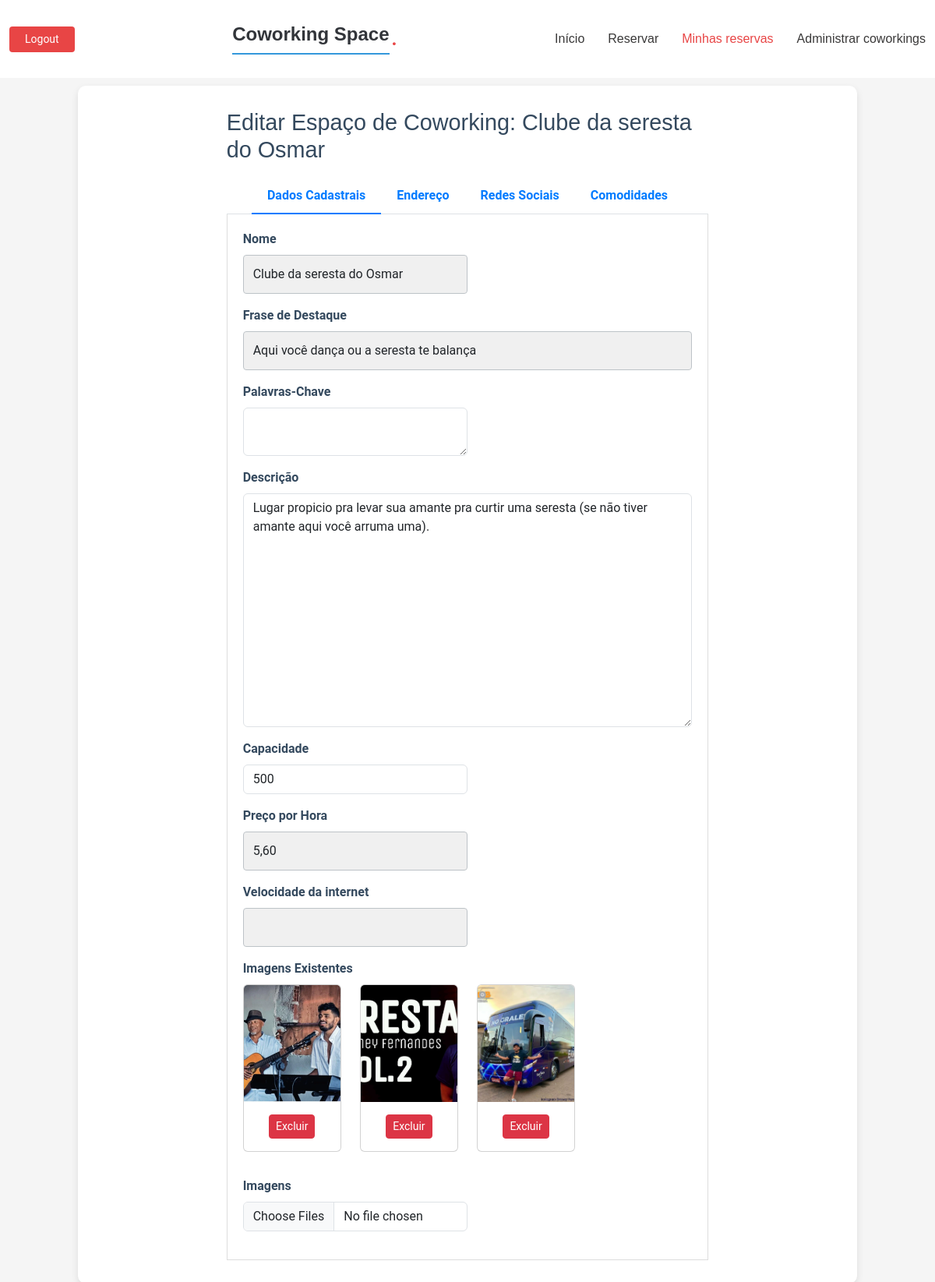
Screenshot of /espaco/5/editar/ (signed in) with the database file from the repository.
### reservas/models.py (models this page shows, shortened)
class EspacoCoworking(models.Model):
    nome = models.CharField(max_length=100)
    endereco = models.CharField(max_length=200)
    frase_destaque = models.CharField(max_length=100, blank=True, null=True)
    descricao = models.TextField(blank=True, null=True)
    capacidade = models.IntegerField()
    preco_por_hora = models.DecimalField(max_digits=10, decimal_places=2)
    latitude = models.FloatField(default=0)
    longitude = models.FloatField(default=0)
    prioridade = models.IntegerField(default=0, blank=True, null=True)
    palavras_chave = models.TextField(blank=True, null=True, help_text='Separado por -')
    instagram = models.URLField(max_length=255, blank=True, null=True)
    facebook = models.URLField(max_length=255, blank=True, null=True)
    linkedin = models.URLField(max_length=255, blank=True, null=True)
    nome_espaco = models.CharField(max_length=255, blank=True, null=True)
    razao_social = models.CharField(max_length=255, blank=True, null=True)
    cep = models.CharField(max_length=20, blank=True, null=True)
    pais = models.CharField(max_length=100, blank=True, null=True)
    uf = models.CharField(max_length=2, blank=True, null=True)
    cidade = models.CharField(max_length=100, blank=True, null=True)
    bairro = models.CharField(max_length=100, blank=True, null=True)
    logradouro = models.CharField(max_length=255, blank=True, null=True)
    numero = models.CharField(max_length=10, blank=True, null=True)
    complemento = models.CharField(max_length=255, blank=True, null=True)
    logo = models.ImageField(upload_to='logos/', blank=True, null=True)
    foto_horizontal = models.ImageField(upload_to='fotos_espaco/', blank=True, null=True)
    nome_proprietario = models.CharField(max_length=255, blank=True, null=True)
    email_proprietario = models.EmailField(blank=True, null=True)
    telefone_proprietario = models.CharField(max_length=20, blank=True, null=True)
    nome_gerente = models.CharField(max_length=255, blank=True, null=True)
    email_gerente = models.EmailField(blank=True, null=True)
    telefone_gerente = models.CharField(max_length=20, blank=True, null=True)
    titular_conta = models.CharField(max_length=255, blank=True, null=True)
    banco = models.CharField(max_length=100, blank=True, null=True)
    agencia = models.CharField(max_length=20, blank=True, null=True)
    conta = models.CharField(max_length=20, blank=True, null=True)
    tipo_conta = models.CharField(max_length=50, blank=True, null=True)
    tipo_pix = models.CharField(max_length=50, blank=True, null=True)
    pix = models.CharField(max_length=100, blank=True, null=True)
    cafe = models.BooleanField(default=False)
    cha = models.BooleanField(default=False)
    massagem = models.BooleanField(default=False)
    outros_diferenciais = models.CharField(max_length=255, blank=True, null=True)
    wifi = models.BooleanField(default=False)
    acessibilidade = models.BooleanField(default=False)
    acesso24h = models.BooleanField(default=False)
    playground_kids = models.BooleanField(default=False)
    ar_condicionado = models.BooleanField(default=False)
    area_alimentacao = models.BooleanField(default=False)
    biblioteca = models.BooleanField(default=False)
    cabine_call = models.BooleanField(default=False)
    cozinha = models.BooleanField(default=False)
    espaco_pet = models.BooleanField(default=False)
    espaco_convivencia = models.BooleanField(default=False)
    lounge = models.BooleanField(default=False)
    galeria_arte = models.BooleanField(default=False)
    geladeira = models.BooleanField(default=False)
    gerador_eletricidade = models.BooleanField(default=False)
    jardim = models.BooleanField(default=False)
    quadro_branco = models.BooleanField(default=False)
    recepcao = models.BooleanField(default=False)
    sala_descompressao = models.BooleanField(default=False)
    sala_jogos = models.BooleanField(default=False)
    varanda = models.BooleanField(default=False)
    vestuario = models.BooleanField(default=False)
    velocidade_internet = models.CharField(max_length=50, blank=True, null=True)
    auditorio = models.BooleanField(default=False)
    cafeteria = models.BooleanField(default=False)
    coliving = models.BooleanField(default=False)
    espaco_eventos = models.BooleanField(default=False)
    estudio_gravacao = models.BooleanField(default=False)
    restaurante = models.BooleanField(default=False)
    fotos_area_comum = models.ImageField(upload_to='fotos_areas_comuns/', blank=True, null=True)
    fotos_area_compartilhada = models.ImageField(upload_to='fotos_areas_compartilhadas/', blank=True, null=True)
    fotos_salas_privativas = models.ImageField(upload_to='fotos_salas_privativas/', blank=True, null=True)
    outras_fotos = models.ImageField(upload_to='outras_fotos/', blank=True, null=True)
    proprietario = models.ForeignKey(User, on_delete=models.CASCADE)
    class Meta:
        verbose_name = "Espaço de Coworking"
        verbose_name_plural = "Espaços de Coworking"
        ordering = ['prioridade']  # Ordena os espaços pelo nome de forma padrão

class ImagemEspacoCoworking(models.Model):
    espaco = models.ForeignKey(EspacoCoworking, related_name='imagens', on_delete=models.CASCADE)
    imagem = models.ImageField(upload_to='fotos/')

### reservas/views.py (the view)
# urls.py: path('espaco/<int:espaco_id>/editar/', reservas_views.editar_espaco_coworking, name='editar_espaco'),
@login_required
def editar_espaco_coworking(request, espaco_id=None):
    if espaco_id:  # Se o pk existir, estamos editando um espaço
        espaco = get_object_or_404(EspacoCoworking, pk=espaco_id)
    else:  # Se não houver pk, estamos criando um novo espaço
        espaco = EspacoCoworking()  # Cria uma nova instância sem pk
    if request.method == 'POST':
        print('------ entrou no post')
        post_data = request.POST.copy()  # Copia os dados para um dicionário mutável
        if 'preco_por_hora' in post_data:
            post_data['preco_por_hora'] = post_data['preco_por_hora'].replace(',', '.')
        if 'latitude' in post_data:
            post_data['latitude'] = post_data['latitude'].replace(',', '.')
        if 'longitude' in post_data:
            post_data['longitude'] = post_data['longitude'].replace(',', '.')
        form = EspacoCoworkingForm(post_data, request.FILES, instance=espaco)
        print(form.errors)
        if form.is_valid():
            espaco = form.save(commit=False)
            espaco.proprietario = request.user  # Define o proprietário como o usuário logado
            espaco.save()  # Salva o espaço antes de adicionar imagens
            imagens = request.FILES.getlist('imagens')
            for imagem in imagens:
                ImagemEspacoCoworking.objects.create(espaco=espaco, imagem=imagem)
            return redirect('administrar_espacos')  # Redireciona para a página de administração de espaços
    else:
        form = EspacoCoworkingForm(instance=espaco)
    return render(request, 'reservas/editar_espaco_coworking.html', {'form': form, 'espaco': espaco})

### reservas/templates/reservas/editar_espaco_coworking.html (shortened to what this page needs)
{% load static %}
<!DOCTYPE html>
<html lang="en">
<head>
    <link href="{% static 'vendor/bootstrap/css/bootstrap.min.css' %}" rel="stylesheet">
    <link href="{% static 'vendor/bootstrap-icons/bootstrap-icons.css' %}" rel="stylesheet">
    <link href="{% static 'css/main.css' %}" rel="stylesheet">
    <link rel="stylesheet" type="text/css" href="{% static 'reservas/styles.css' %}">
    <link href="{% static 'css/styleDna.css' %}" rel="stylesheet">
</head>
<body>
    <header id="header" class="header d-flex align-items-center fixed-top">
        <div class="container-fluid position-relative d-flex align-items-center justify-content-between">
            <a href="{% url 'index' %}" class="logo d-flex align-items-center me-auto me-xl-0">
                <h1 class="sitename">Coworking Space</h1><span>.</span>
            </a>
            <nav id="navmenu" class="navmenu">
                <ul>
                    <li><a href="{% url 'index' %}" >Início</a></li>
                    {% if user.is_authenticated %}
                        <li><a href="{% url 'lista_espacos' %}">Reservar</a></li>
                        <li><a href="{% url 'listar_reservas' %}" class="active">Minhas reservas</a></li>
                        <li><a href="{% url 'administrar_espacos' %}">Administrar coworkings</a></li>
                    {% endif %}
                </ul>
            </nav>
            <div>
                {% if user.is_authenticated %}
                    <form method="post" action="{% url 'logout' %}">
                        <button type="submit" class="btn-getstarted">Logout</button>
                    </form>
                {% else %}
                    <a class="btn-getstarted" href="{% url 'register' %}">Login / Registre-se</a>
                {% endif %}
            </div>
        </div>
    </header>
    <main class="main mt-6">
        <div class="container" data-aos="fade-up">
            <div class="row justify-content-center">
                <div class="col-lg-8">
                    <h2>Editar Espaço de Coworking: {{ form.instance.nome }}</h2>
                    <ul class=" nav nav-tabs justify-content-center" id="myTab" role="tablist">
                        <span class="nav-item" role="presentation">
                            <a class="nav-link active" id="dados-cadastrais-tab" data-bs-toggle="tab" href="#dados-cadastrais" role="tab" aria-controls="dados-cadastrais" aria-selected="true">Dados Cadastrais</a>
                        </span>
                        <span class="nav-item" role="presentation">
                            <a class="nav-link" id="endereco-tab" data-bs-toggle="tab" href="#endereco" role="tab" aria-controls="endereco" aria-selected="false">Endereço</a>
                        </span>
                        <span class="nav-item" role="presentation">
                            <a class="nav-link" id="redes-sociais-tab" data-bs-toggle="tab" href="#redes-sociais" role="tab" aria-controls="redes-sociais" aria-selected="false">Redes Sociais</a>
                        </span>
                        <span class="nav-item" role="presentation">
                            <a class="nav-link" id="comodidades-tab" data-bs-toggle="tab" href="#comodidades" role="tab" aria-controls="comodidades" aria-selected="false">Comodidades</a>
                        </span>
                    </ul>
                    <div class="tab-content" id="myTabContent">
                        <div class="tab-pane fade show active" id="dados-cadastrais" role="tabpanel" aria-labelledby="dados-cadastrais-tab">
                            <form method="POST" enctype="multipart/form-data">
                                <div class="mb-3">
                                    <label for="id_nome" class="form-label">Nome</label>
                                    <input type="text" name="nome" class="form-control w-50" id="id_nome" value="{{ form.instance.nome|default:'' }}">
                                </div>
                                <div class="mb-3">
                                    <label for="id_frase_destaque" class="form-label">Frase de Destaque</label>
                                    <input type="text" name="frase_destaque" class="form-control w-100" id="id_frase_destaque" value="{{ form.instance.frase_destaque|default:'' }}">
                                </div>
                                <div class="mb-3">
                                    <label for="id_palavras_chave" class="form-label">Palavras-Chave</label>
                                    <textarea name="palavras_chave" class="form-control w-50" id="id_palavras_chave">{{ form.instance.palavras_chave|default:'' }}</textarea>
                                </div>
                                <div class="mb-3">
                                    <label for="id_descricao" class="form-label">Descrição</label>
                                    <textarea name="descricao" class="form-control w-100" id="id_descricao" style="height: 300px;">{{ form.instance.descricao|default:'' }}</textarea>
                                </div>
                                <div class="mb-3">
                                    <label for="id_capacidade" class="form-label">Capacidade</label>
                                    <input type="number" name="capacidade" class="form-control w-50" id="id_capacidade" value="{{ form.instance.capacidade|default:'' }}">
                                </div>
                                <div class="mb-3">
                                    <label for="id_preco_por_hora" class="form-label">Preço por Hora</label>
                                    <input type="text" name="preco_por_hora" class="form-control w-50" id="id_preco_por_hora" value="{{ form.instance.preco_por_hora|default:'' }}">
                                </div>
                                <div class="mb-3">
                                    <label for="id_preco_por_hora" class="form-label">Velocidade da internet</label>
                                    <input type="text"  name="velocidade_internet" class="form-control w-50" id="id_velocidade_internet" value="{{ form.instance.velocidade_internet|default:'' }}">
                                </div>
                                {% if espaco.id %}
                                <div class="mb-3">
                                    <label for="id_imagens" class="form-label">Imagens Existentes</label>
                                    <div class="row">
                                        {% for imagem in form.instance.imagens.all %}
                                        <div class="col-md-3 mb-3">
                                            <div class="card">
                                                <img src="{{ imagem.imagem.url }}" class="card-img-top" alt="Imagem do Espaço" style="height: 150px; object-fit: cover;">
                                                <div class="card-body text-center">
                                                    <button type="button" class="btn btn-danger btn-sm delete-image-btn" data-image-id="{{ imagem.id }}">Excluir</button>
                                                </div>
                                            </div>
                                        </div>
                                        {% endfor %}
                                    </div>
                                </div>
                                {% endif %}
                                <div class="mb-3">
                                    <label for="id_imagens" class="form-label">Imagens</label>
                                    <input type="file" name="imagens" class="form-control w-50" id="id_imagens" multiple>
                                </div>
                        </div>
                    </div>
                </div>
            </div>
        </div>
    </main>
</body>
</html>

### rows the page displays
EspacoCoworking: instance.nome "Clube da seresta do Osmar", nome "Clube da seresta do Osmar", frase_destaque "Aqui você dança ou a seresta te balança", descricao "Lugar propicio pra levar sua amante pra curtir uma seresta (se não tiver amante aqui você arruma uma).", capacidade "500", preco_por_hora "5,60"
ImagemEspacoCoworking: imagem (picture)
ImagemEspacoCoworking: imagem (picture)
ImagemEspacoCoworking: imagem (picture)
